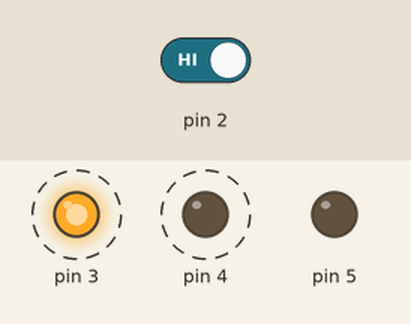
This sketch was run on a simulated Arduino Uno, built with avr-gcc and run on an emulated ATmega328P. Parts: output pins drawn as LEDs (lit = HIGH). Dashed ring = blinking. The test bench sets the inputs (shaded band); at power-on: pin 2 HIGH.

Above: at 1.8 s.
1.9 s: pin 2 driven LOW
At 2.9 s:
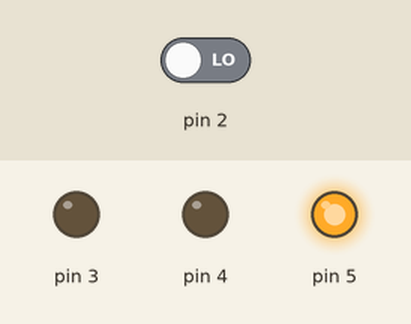
3.5 s: pin 2 driven HIGH
At 3.62 s:
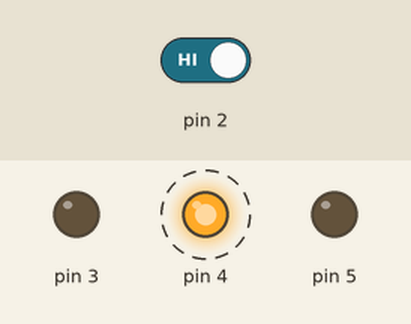
Timing chart, 0 to 12.5 s (numbered marks = the images above; inputs shaded):
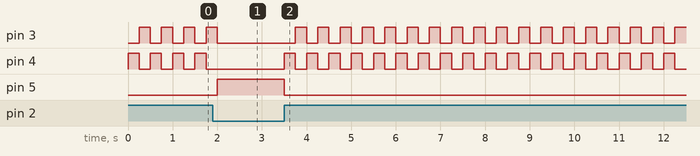

The sketch:

project-2-spaceship-interface.ino
```cpp
int switchState = 0;
void setup() {
  pinMode(3, OUTPUT);
  pinMode(4, OUTPUT);
  pinMode(5, OUTPUT);
  pinMode(2, INPUT);
}

void loop() {
  switchState = digitalRead(2);
  // LOW = off
  if (switchState == LOW) {
    // the button is not pressed
    digitalWrite(5, HIGH);
    digitalWrite(4, LOW);
    digitalWrite(3, LOW);

  }
  else {
    digitalWrite(5, LOW);
    digitalWrite(4, LOW);
    digitalWrite(3, LOW);
     // wait for a quarter second
    // toggle the LEDs

    digitalWrite(4, HIGH);
    delay(250);
    digitalWrite(4, LOW);
    digitalWrite(3, HIGH);
    delay(250);
  digitalWrite(3, LOW);
  }
} // go back to the beginning of the loop 
```

Measured:
- after the input at 1.9 s, pin 3: goes on until 2.0 s, then stays LOW; pin 4: stops changing and stays LOW; pin 5: LOW → HIGH after 0.10 s
- after the input at 3.5 s, pin 3: alternates HIGH for 0.25 s and LOW for 0.25 s, starting after 0.25 s; pin 4: alternates HIGH for 0.25 s and LOW for 0.25 s, starting at once; pin 5: HIGH → LOW at once
- by itself, pin 3, pin 4: alternates HIGH for 0.25 s and LOW for 0.25 s
